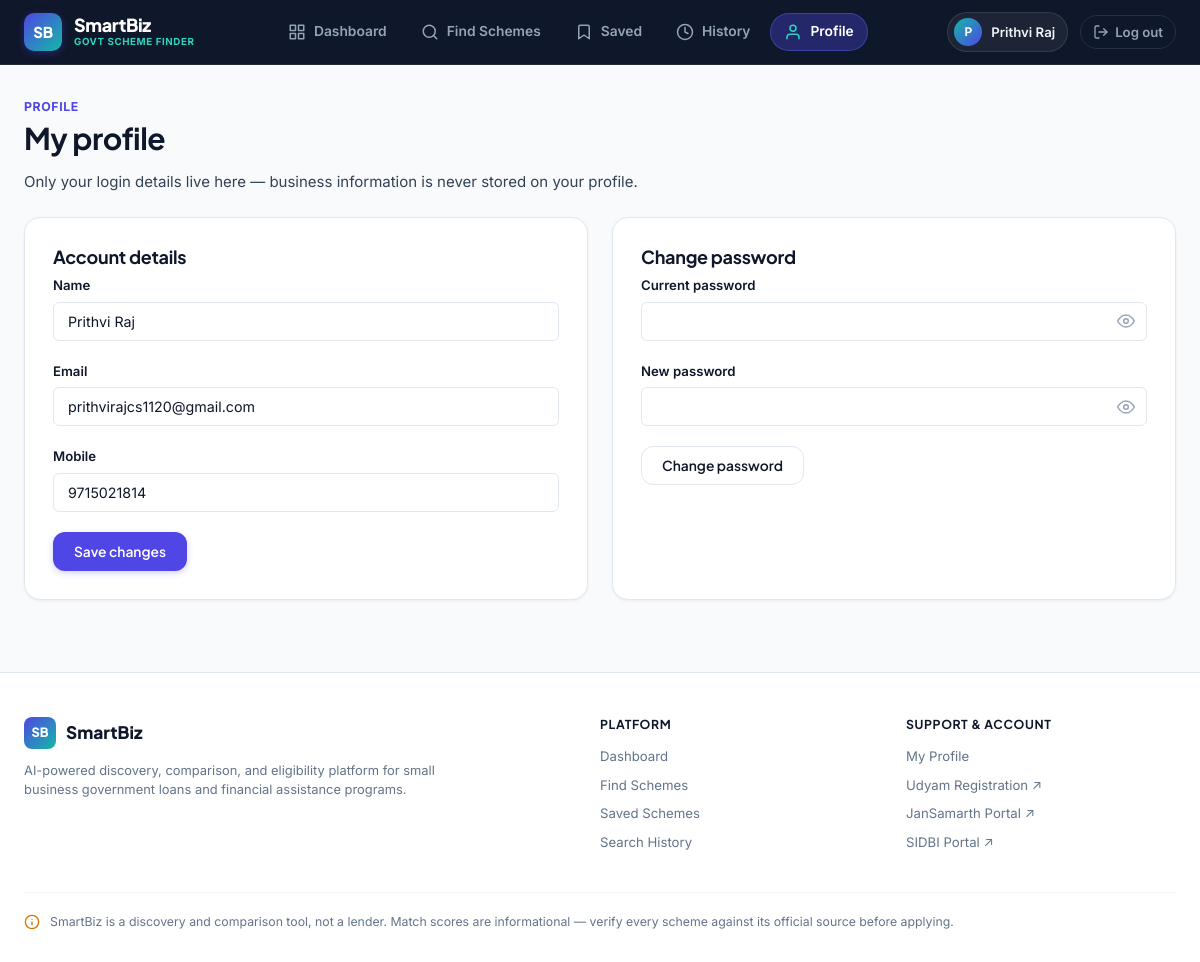
Screenshot of /profile (signed in) with the database file from the repository.
### tables this page shows
CREATE TABLE users (
            user_id INTEGER PRIMARY KEY AUTOINCREMENT,
            name TEXT NOT NULL,
            email TEXT UNIQUE NOT NULL,
            mobile TEXT,
            password TEXT NOT NULL,
            created_at TEXT DEFAULT (datetime('now'))
        );

### app.py (the view, shortened to what this page needs)
@app.route("/profile", methods=["GET", "POST"])
@login_required
def profile():
    db = get_db()
    user = db.execute("SELECT * FROM users WHERE user_id = ?", (session["user_id"],)).fetchone()
    return render_template("profile.html", user=user)

### app.py (called while the page is built, shortened)
def get_db():
    if "db" not in g:
        g.db = sqlite3.connect(DB_PATH)
        g.db.row_factory = sqlite3.Row
        g.db.execute("PRAGMA foreign_keys = ON")
    return g.db

def login_required(view):
    @wraps(view)
    def wrapped(*args, **kwargs):
        return view(*args, **kwargs)
    return wrapped

@app.context_processor
def inject_user():
    return {"current_user_name": session.get("user_name")}

### templates/profile.html (shortened to what this page needs)
{% extends "base.html" %}
{% block content %}
<div class="welcome-block">
  <div class="eyebrow">Profile</div>
  <h1>My profile</h1>
  <p>Only your login details live here — business information is never stored on your profile.</p>
</div>
<div class="profile-grid">
  <div class="profile-card">
    <h3>Account details</h3>
    <form method="POST" action="{{ url_for('profile') }}">
      <div class="field">
        <label for="name">Name</label>
        <input type="text" id="name" name="name" value="{{ user.name }}" required>
      </div>
      <div class="field">
        <label for="email_display">Email</label>
        <input type="email" id="email_display" value="{{ user.email }}" disabled>
      </div>
      <div class="field">
        <label for="mobile">Mobile</label>
        <input type="tel" id="mobile" name="mobile" value="{{ user.mobile or '' }}">
      </div>
      <button type="submit" class="btn btn-primary">Save changes</button>
    </form>
  </div>
  <div class="profile-card">
    <h3>Change password</h3>
    <form method="POST" action="{{ url_for('profile') }}">
      <div class="field">
        <label for="current_password">Current password</label>
        <div class="input-with-icon">
          <input type="password" id="current_password" name="current_password" required>
          <button type="button" class="password-toggle-btn" aria-label="Show password" data-toggle-target="current_password">
            <svg class="eye-open" width="18" height="18" viewBox="0 0 24 24" fill="none" stroke="currentColor" stroke-width="2" stroke-linecap="round" stroke-linejoin="round"><path d="M1 12s4-8 11-8 11 8 11 8-4 8-11 8-11-8-11-8z"></path><circle cx="12" cy="12" r="3"></circle></svg>
          </button>
        </div>
      </div>
      <div class="field">
        <label for="new_password">New password</label>
        <div class="input-with-icon">
          <input type="password" id="new_password" name="new_password" required minlength="6">
          <button type="button" class="password-toggle-btn" aria-label="Show password" data-toggle-target="new_password">
            <svg class="eye-open" width="18" height="18" viewBox="0 0 24 24" fill="none" stroke="currentColor" stroke-width="2" stroke-linecap="round" stroke-linejoin="round"><path d="M1 12s4-8 11-8 11 8 11 8-4 8-11 8-11-8-11-8z"></path><circle cx="12" cy="12" r="3"></circle></svg>
          </button>
        </div>
      </div>
      <button type="submit" class="btn btn-outline">Change password</button>
    </form>
  </div>
</div>
{% endblock %}

### templates/base.html (shortened to what this page needs)
<!DOCTYPE html>
<html lang="en">
<head>
<link rel="stylesheet" href="{{ url_for('static', filename='css/style.css') }}">
</head>
<body>
{% if session.get('user_id') %}
<header class="topbar">
  <div class="topbar-inner">
    <a class="brand" href="{{ url_for('dashboard') }}" aria-label="SmartBiz Home">
      <div class="brand-badge">SB</div>
      <div class="brand-text-group">
        <span class="brand-title">SmartBiz</span>
        <span class="brand-tag">GOVT SCHEME FINDER</span>
      </div>
    </a>
    <nav class="topnav" id="desktopNav">
      <a href="{{ url_for('dashboard') }}" class="nav-item {{ 'active' if request.endpoint == 'dashboard' }}">
        <span>Dashboard</span>
      </a>
      <a href="{{ url_for('find_schemes') }}" class="nav-item {{ 'active' if request.endpoint in ['find_schemes','results'] }}">
        <svg width="18" height="18" viewBox="0 0 24 24" fill="none" stroke="currentColor" stroke-width="2" stroke-linecap="round" stroke-linejoin="round"><circle cx="11" cy="11" r="8"></circle><line x1="21" y1="21" x2="16.65" y2="16.65"></line></svg>
        <span>Find Schemes</span>
      </a>
      <a href="{{ url_for('saved_schemes') }}" class="nav-item {{ 'active' if request.endpoint == 'saved_schemes' }}">
        <svg width="18" height="18" viewBox="0 0 24 24" fill="none" stroke="currentColor" stroke-width="2" stroke-linecap="round" stroke-linejoin="round"><path d="M19 21l-7-5-7 5V5a2 2 0 0 1 2-2h10a2 2 0 0 1 2 2z"></path></svg>
        <span>Saved</span>
      </a>
      <a href="{{ url_for('history') }}" class="nav-item {{ 'active' if request.endpoint in ['history','history_view'] }}">
        <svg width="18" height="18" viewBox="0 0 24 24" fill="none" stroke="currentColor" stroke-width="2" stroke-linecap="round" stroke-linejoin="round"><circle cx="12" cy="12" r="10"></circle><polyline points="12 6 12 12 16 14"></polyline></svg>
        <span>History</span>
      </a>
      <a href="{{ url_for('profile') }}" class="nav-item {{ 'active' if request.endpoint == 'profile' }}">
        <svg width="18" height="18" viewBox="0 0 24 24" fill="none" stroke="currentColor" stroke-width="2" stroke-linecap="round" stroke-linejoin="round"><path d="M20 21v-2a4 4 0 0 0-4-4H8a4 4 0 0 0-4 4v2"></path><circle cx="12" cy="7" r="4"></circle></svg>
        <span>Profile</span>
      </a>
    </nav>
    <div class="topbar-user-section">
      <a href="{{ url_for('profile') }}" class="user-pill" title="My Profile">
        <div class="user-avatar">{{ (current_user_name or 'U')[:1] | upper }}</div>
        <span class="user-name-text">{{ current_user_name or 'Account' }}</span>
      </a>
      <a href="{{ url_for('logout') }}" class="btn-logout" title="Log out">
        <svg width="16" height="16" viewBox="0 0 24 24" fill="none" stroke="currentColor" stroke-width="2" stroke-linecap="round" stroke-linejoin="round"><path d="M9 21H5a2 2 0 0 1-2-2V5a2 2 0 0 1 2-2h4"></path><polyline points="16 17 21 12 16 7"></polyline><line x1="21" y1="12" x2="9" y2="12"></line></svg>
        <span>Log out</span>
      </a>
    </div>
  </div>
</header>
{% endif %}
<main class="page {{ 'page-auth' if not session.get('user_id') }}">
  {% block content %}{% endblock %}
</main>
<footer class="site-footer">
  <div class="footer-inner">
    <div class="footer-brand-col">
      <div class="footer-brand">
        <span class="footer-badge">SB</span>
        <span class="footer-title">SmartBiz</span>
      </div>
      <p class="footer-tagline">AI-powered discovery, comparison, and eligibility platform for small business government loans and financial assistance programs.</p>
    </div>
    <div class="footer-links-col">
      <h4>Platform</h4>
      <a href="{{ url_for('dashboard') }}">Dashboard</a>
      <a href="{{ url_for('find_schemes') }}">Find Schemes</a>
      <a href="{{ url_for('saved_schemes') }}">Saved Schemes</a>
      <a href="{{ url_for('history') }}">Search History</a>
    </div>
    <div class="footer-links-col">
      <h4>Support & Account</h4>
      <a href="{{ url_for('profile') }}">My Profile</a>
      <a href="https://udyamregistration.gov.in" target="_blank" rel="noopener">Udyam Registration ↗</a>
      <a href="https://www.jansamarth.in" target="_blank" rel="noopener">JanSamarth Portal ↗</a>
      <a href="https://www.sidbi.in" target="_blank" rel="noopener">SIDBI Portal ↗</a>
    </div>
  </div>
  <div class="footer-disclaimer">
    <svg width="16" height="16" viewBox="0 0 24 24" fill="none" stroke="currentColor" stroke-width="2" stroke-linecap="round" stroke-linejoin="round"><circle cx="12" cy="12" r="10"></circle><line x1="12" y1="16" x2="12" y2="12"></line><line x1="12" y1="8" x2="12.01" y2="8"></line></svg>
    <p>SmartBiz is a discovery and comparison tool, not a lender. Match scores are informational — verify every scheme against its official source before applying.</p>
  </div>
</footer>
</body>
</html>

### rows the page displays
users: name "Prithvi Raj", email "prithvirajcs1120@gmail.com", mobile "9715021814"

### other values shown
{{ (current_user_name or 'U')[:1] | upper }} "P"
